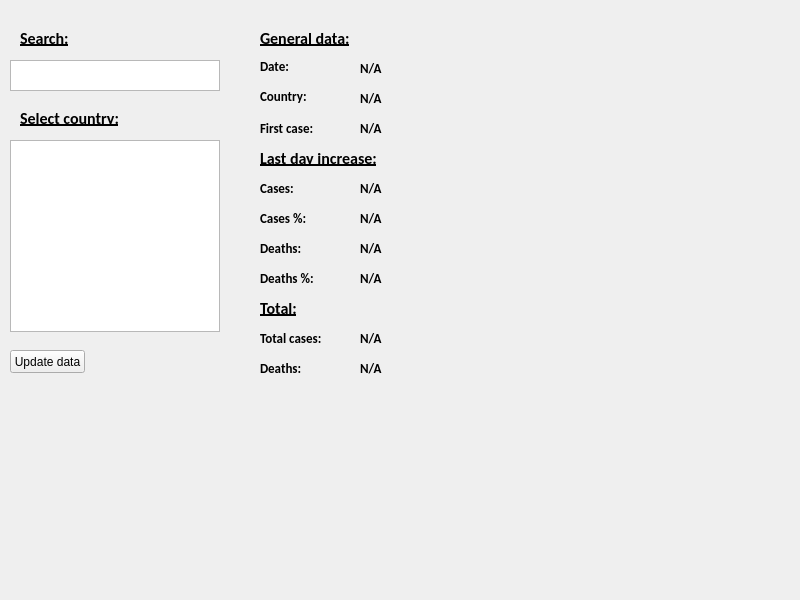
<?xml version="1.0" encoding="UTF-8"?>
<ui version="4.0">
 <class>MainWindow</class>
 <widget class="QMainWindow" name="MainWindow">
  <property name="geometry">
   <rect>
    <x>0</x>
    <y>0</y>
    <width>800</width>
    <height>600</height>
   </rect>
  </property>
  <property name="windowTitle">
   <string>COVID-19 report creator</string>
  </property>
  <widget class="QWidget" name="centralwidget">
   <widget class="QLabel" name="countrySelect">
    <property name="geometry">
     <rect>
      <x>20</x>
      <y>110</y>
      <width>121</width>
      <height>16</height>
     </rect>
    </property>
    <property name="font">
     <font>
      <family>Calibri</family>
      <pointsize>12</pointsize>
      <weight>75</weight>
      <bold>true</bold>
      <underline>true</underline>
     </font>
    </property>
    <property name="text">
     <string>Select country:</string>
    </property>
   </widget>
   <widget class="QListWidget" name="countryList">
    <property name="geometry">
     <rect>
      <x>10</x>
      <y>140</y>
      <width>210</width>
      <height>192</height>
     </rect>
    </property>
   </widget>
   <widget class="QLabel" name="searchLabel">
    <property name="geometry">
     <rect>
      <x>20</x>
      <y>30</y>
      <width>121</width>
      <height>16</height>
     </rect>
    </property>
    <property name="font">
     <font>
      <family>Calibri</family>
      <pointsize>12</pointsize>
      <weight>75</weight>
      <bold>true</bold>
      <underline>true</underline>
     </font>
    </property>
    <property name="text">
     <string>Search:</string>
    </property>
   </widget>
   <widget class="QTextEdit" name="searchCountry">
    <property name="geometry">
     <rect>
      <x>10</x>
      <y>60</y>
      <width>210</width>
      <height>31</height>
     </rect>
    </property>
   </widget>
   <widget class="QLabel" name="countryLabel">
    <property name="geometry">
     <rect>
      <x>260</x>
      <y>90</y>
      <width>47</width>
      <height>13</height>
     </rect>
    </property>
    <property name="font">
     <font>
      <family>Calibri</family>
      <pointsize>10</pointsize>
      <weight>75</weight>
      <bold>true</bold>
     </font>
    </property>
    <property name="text">
     <string>Country:</string>
    </property>
   </widget>
   <widget class="QLabel" name="casesTotalLabel">
    <property name="geometry">
     <rect>
      <x>260</x>
      <y>330</y>
      <width>71</width>
      <height>16</height>
     </rect>
    </property>
    <property name="font">
     <font>
      <family>Calibri</family>
      <pointsize>10</pointsize>
      <weight>75</weight>
      <bold>true</bold>
     </font>
    </property>
    <property name="text">
     <string>Total cases:</string>
    </property>
   </widget>
   <widget class="QLabel" name="dateLabel">
    <property name="geometry">
     <rect>
      <x>260</x>
      <y>60</y>
      <width>47</width>
      <height>13</height>
     </rect>
    </property>
    <property name="font">
     <font>
      <family>Calibri</family>
      <pointsize>10</pointsize>
      <weight>75</weight>
      <bold>true</bold>
     </font>
    </property>
    <property name="text">
     <string>Date:</string>
    </property>
   </widget>
   <widget class="QLabel" name="deathTotalLabel">
    <property name="geometry">
     <rect>
      <x>260</x>
      <y>360</y>
      <width>71</width>
      <height>16</height>
     </rect>
    </property>
    <property name="font">
     <font>
      <family>Calibri</family>
      <pointsize>10</pointsize>
      <weight>75</weight>
      <bold>true</bold>
     </font>
    </property>
    <property name="text">
     <string>Deaths:</string>
    </property>
   </widget>
   <widget class="QLabel" name="firstDeathLabel">
    <property name="geometry">
     <rect>
      <x>260</x>
      <y>120</y>
      <width>71</width>
      <height>16</height>
     </rect>
    </property>
    <property name="font">
     <font>
      <family>Calibri</family>
      <pointsize>10</pointsize>
      <weight>75</weight>
      <bold>true</bold>
     </font>
    </property>
    <property name="text">
     <string>First case:</string>
    </property>
   </widget>
   <widget class="QLabel" name="generalData">
    <property name="geometry">
     <rect>
      <x>260</x>
      <y>30</y>
      <width>121</width>
      <height>16</height>
     </rect>
    </property>
    <property name="font">
     <font>
      <family>Calibri</family>
      <pointsize>12</pointsize>
      <weight>75</weight>
      <bold>true</bold>
      <underline>true</underline>
     </font>
    </property>
    <property name="text">
     <string>General data:</string>
    </property>
   </widget>
   <widget class="QLabel" name="selectedCountry">
    <property name="geometry">
     <rect>
      <x>360</x>
      <y>90</y>
      <width>281</width>
      <height>16</height>
     </rect>
    </property>
    <property name="font">
     <font>
      <family>Calibri</family>
      <pointsize>10</pointsize>
      <weight>75</weight>
      <bold>true</bold>
     </font>
    </property>
    <property name="text">
     <string>N/A</string>
    </property>
   </widget>
   <widget class="QLabel" name="selectedDate">
    <property name="geometry">
     <rect>
      <x>360</x>
      <y>60</y>
      <width>101</width>
      <height>16</height>
     </rect>
    </property>
    <property name="font">
     <font>
      <family>Calibri</family>
      <pointsize>10</pointsize>
      <weight>75</weight>
      <bold>true</bold>
     </font>
    </property>
    <property name="text">
     <string>N/A</string>
    </property>
   </widget>
   <widget class="QLabel" name="selectedTotalCases">
    <property name="geometry">
     <rect>
      <x>360</x>
      <y>330</y>
      <width>101</width>
      <height>16</height>
     </rect>
    </property>
    <property name="font">
     <font>
      <family>Calibri</family>
      <pointsize>10</pointsize>
      <weight>75</weight>
      <bold>true</bold>
     </font>
    </property>
    <property name="text">
     <string>N/A</string>
    </property>
   </widget>
   <widget class="QLabel" name="selectedFirstCase">
    <property name="geometry">
     <rect>
      <x>360</x>
      <y>120</y>
      <width>101</width>
      <height>16</height>
     </rect>
    </property>
    <property name="font">
     <font>
      <family>Calibri</family>
      <pointsize>10</pointsize>
      <weight>75</weight>
      <bold>true</bold>
     </font>
    </property>
    <property name="text">
     <string>N/A</string>
    </property>
   </widget>
   <widget class="QLabel" name="selectedTotalDeaths">
    <property name="geometry">
     <rect>
      <x>360</x>
      <y>360</y>
      <width>101</width>
      <height>16</height>
     </rect>
    </property>
    <property name="font">
     <font>
      <family>Calibri</family>
      <pointsize>10</pointsize>
      <weight>75</weight>
      <bold>true</bold>
     </font>
    </property>
    <property name="text">
     <string>N/A</string>
    </property>
   </widget>
   <widget class="QLabel" name="lastDayDataLabel">
    <property name="geometry">
     <rect>
      <x>260</x>
      <y>150</y>
      <width>131</width>
      <height>16</height>
     </rect>
    </property>
    <property name="font">
     <font>
      <family>Calibri</family>
      <pointsize>12</pointsize>
      <weight>75</weight>
      <bold>true</bold>
      <underline>true</underline>
     </font>
    </property>
    <property name="text">
     <string>Last day increase:</string>
    </property>
   </widget>
   <widget class="QLabel" name="casesLabel">
    <property name="geometry">
     <rect>
      <x>260</x>
      <y>180</y>
      <width>71</width>
      <height>16</height>
     </rect>
    </property>
    <property name="font">
     <font>
      <family>Calibri</family>
      <pointsize>10</pointsize>
      <weight>75</weight>
      <bold>true</bold>
     </font>
    </property>
    <property name="text">
     <string>Cases:</string>
    </property>
   </widget>
   <widget class="QLabel" name="deathsLabe">
    <property name="geometry">
     <rect>
      <x>260</x>
      <y>240</y>
      <width>71</width>
      <height>16</height>
     </rect>
    </property>
    <property name="font">
     <font>
      <family>Calibri</family>
      <pointsize>10</pointsize>
      <weight>75</weight>
      <bold>true</bold>
     </font>
    </property>
    <property name="text">
     <string>Deaths:</string>
    </property>
   </widget>
   <widget class="QLabel" name="lastDayDataLabel_2">
    <property name="geometry">
     <rect>
      <x>260</x>
      <y>300</y>
      <width>131</width>
      <height>16</height>
     </rect>
    </property>
    <property name="font">
     <font>
      <family>Calibri</family>
      <pointsize>12</pointsize>
      <weight>75</weight>
      <bold>true</bold>
      <underline>true</underline>
     </font>
    </property>
    <property name="text">
     <string>Total:</string>
    </property>
   </widget>
   <widget class="QLabel" name="selectedLastDayCases">
    <property name="geometry">
     <rect>
      <x>360</x>
      <y>180</y>
      <width>101</width>
      <height>16</height>
     </rect>
    </property>
    <property name="font">
     <font>
      <family>Calibri</family>
      <pointsize>10</pointsize>
      <weight>75</weight>
      <bold>true</bold>
     </font>
    </property>
    <property name="text">
     <string>N/A</string>
    </property>
   </widget>
   <widget class="QLabel" name="selectedLastDayDeaths">
    <property name="geometry">
     <rect>
      <x>360</x>
      <y>240</y>
      <width>101</width>
      <height>16</height>
     </rect>
    </property>
    <property name="font">
     <font>
      <family>Calibri</family>
      <pointsize>10</pointsize>
      <weight>75</weight>
      <bold>true</bold>
     </font>
    </property>
    <property name="text">
     <string>N/A</string>
    </property>
   </widget>
   <widget class="QLabel" name="casesPercentLabel">
    <property name="geometry">
     <rect>
      <x>260</x>
      <y>210</y>
      <width>71</width>
      <height>16</height>
     </rect>
    </property>
    <property name="font">
     <font>
      <family>Calibri</family>
      <pointsize>10</pointsize>
      <weight>75</weight>
      <bold>true</bold>
     </font>
    </property>
    <property name="text">
     <string>Cases %:</string>
    </property>
   </widget>
   <widget class="QLabel" name="selectedPercentDayCases">
    <property name="geometry">
     <rect>
      <x>360</x>
      <y>210</y>
      <width>101</width>
      <height>16</height>
     </rect>
    </property>
    <property name="font">
     <font>
      <family>Calibri</family>
      <pointsize>10</pointsize>
      <weight>75</weight>
      <bold>true</bold>
     </font>
    </property>
    <property name="text">
     <string>N/A</string>
    </property>
   </widget>
   <widget class="QLabel" name="deathsPercentLabel">
    <property name="geometry">
     <rect>
      <x>260</x>
      <y>270</y>
      <width>71</width>
      <height>16</height>
     </rect>
    </property>
    <property name="font">
     <font>
      <family>Calibri</family>
      <pointsize>10</pointsize>
      <weight>75</weight>
      <bold>true</bold>
     </font>
    </property>
    <property name="text">
     <string>Deaths %:</string>
    </property>
   </widget>
   <widget class="QLabel" name="selectedPercentDayDeaths">
    <property name="geometry">
     <rect>
      <x>360</x>
      <y>270</y>
      <width>101</width>
      <height>16</height>
     </rect>
    </property>
    <property name="font">
     <font>
      <family>Calibri</family>
      <pointsize>10</pointsize>
      <weight>75</weight>
      <bold>true</bold>
     </font>
    </property>
    <property name="text">
     <string>N/A</string>
    </property>
   </widget>
   <widget class="QPushButton" name="updateButton">
    <property name="geometry">
     <rect>
      <x>10</x>
      <y>350</y>
      <width>75</width>
      <height>23</height>
     </rect>
    </property>
    <property name="text">
     <string>Update data</string>
    </property>
   </widget>
  </widget>
 </widget>
 <resources/>
 <connections/>
</ui>
